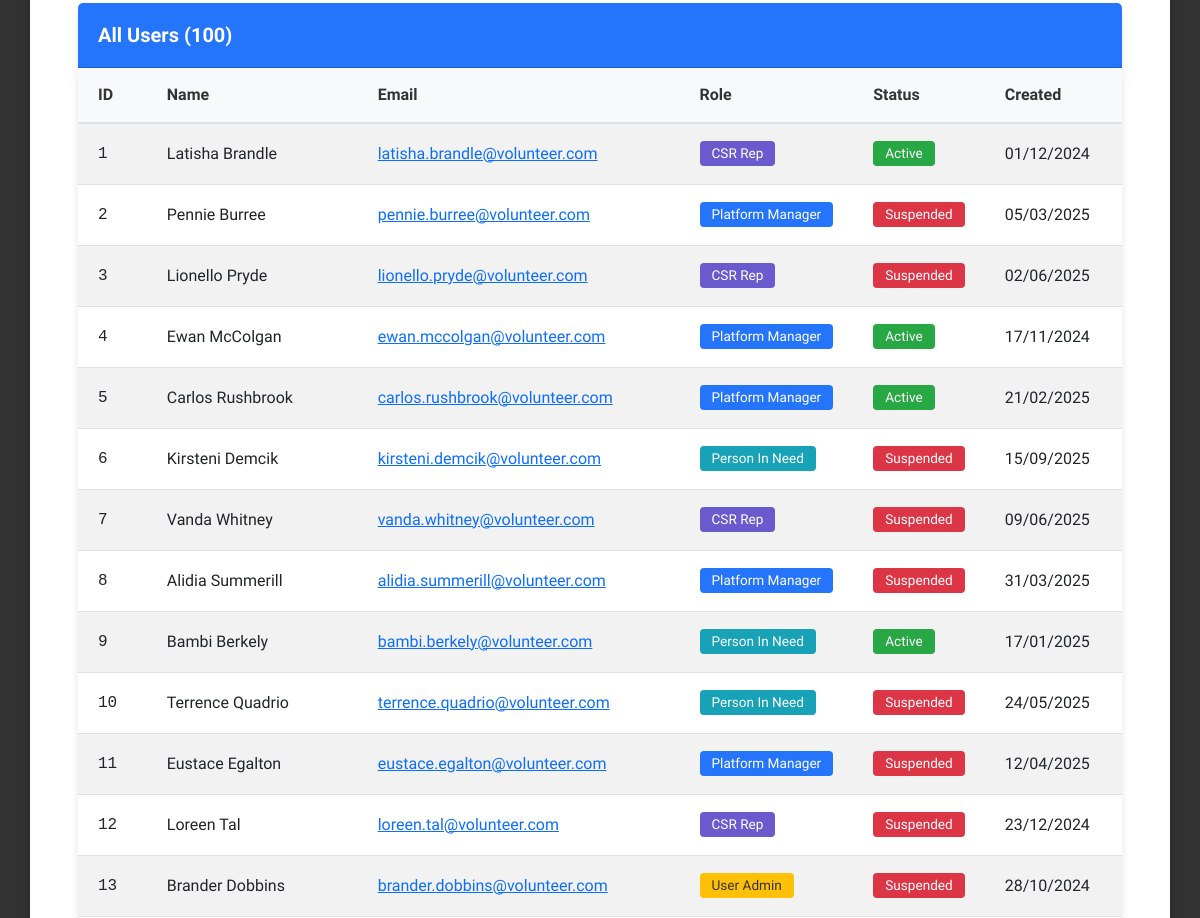
The page /ViewUserAccountPage (signed in, middle part) on the database as committed earlier.
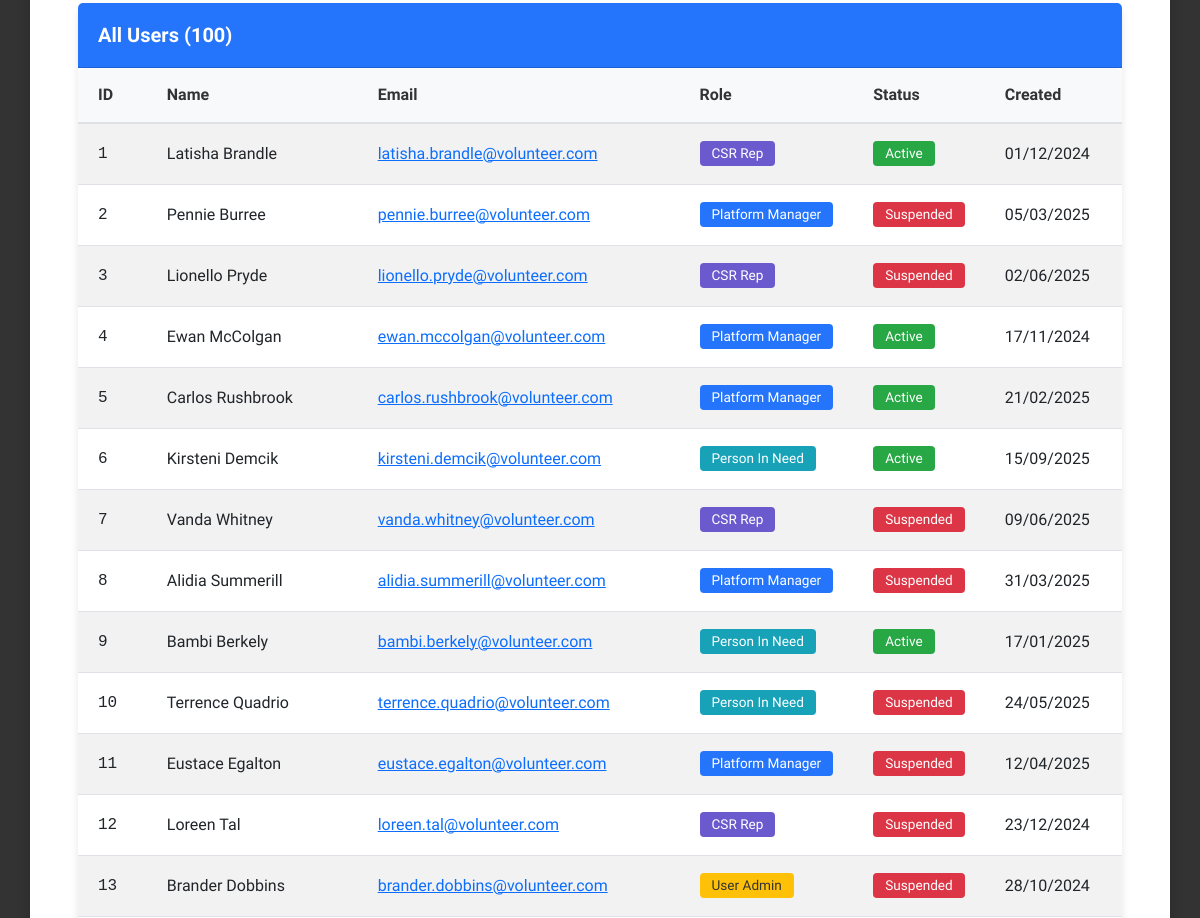
The same page on the database as committed later.
### tables this page shows
CREATE TABLE user (
	user_id INTEGER PRIMARY KEY AUTOINCREMENT,
	role_id INT,
	first_name VARCHAR(50),
	last_name VARCHAR(50),
	email VARCHAR(50) UNIQUE,
	password TEXT,
	address VARCHAR(50),
	phone INT,
	is_active boolean,
	created_at DATE,
	FOREIGN KEY (role_id) REFERENCES userprofile(role_id)
);

### app.py (the view)
@app.route("/ViewUserAccountPage", methods=["GET"])
def viewUserAccountPage():
    if 'email' not in session:
        return redirect(url_for('login'))
    if session['role_id'] != 1 and 'email' in session:
        return redirect(url_for('login'))
    user_keyword = (request.args.get('user_keyword') or "").strip()   # ← read the search text
    view_controller = ViewUserAccController()
    search_controller = SearchUserAccController()
    if not user_keyword:
        all_users = view_controller.viewUser()
    else:
        all_users = search_controller.searchUser(user_keyword)
    return render_template("useradmin/ViewUserAccountPage.html", users=all_users, user_keyword=user_keyword)

### controllers/useradmin/ViewUserAccController.py (called while the page is built)
    def viewUser(self):
        return self.user_account.viewUser()

### database/database_management.py (called while the page is built)
def dbConnection():
    return sqlite3.connect("database/volunteer_system.db")

### entities/UserAccount.py (called while the page is built)
    def viewUser(self):
        conn = database_management.dbConnection()
        conn.row_factory = sqlite3.Row
        cursor = conn.cursor()
        cursor.execute("SELECT * FROM user")
        rows = cursor.fetchall()
        conn.close()
        return [UserAccount(**dict(row)) for row in rows] if rows else []

### templates/useradmin/ViewUserAccountPage.html (shortened to what this page needs)
{% extends "layout.html" %}
{% block content %}
<div class="dashboard-wrapper">
    {% if not users %}
      <div class="alert alert-warning text-center mt-5" role="alert">
        No users found matching your search.
      </div>
    {% else %}
    <div class="card">
      <div class="card-header d-flex justify-content-between align-items-center">
        <h5 class="m-0">All Users ({{ users|length }})</h5>
      </div>
      <div class="card-body p-0">
        <div class="table-responsive">
          <table class="table table-striped table-hover m-0 align-middle">
            <thead class="table-light">
              <tr>
                <th style="width: 80px;">ID</th>
                <th>Name</th>
                <th>Email</th>
                <th style="width: 160px;">Role</th>
                <th style="width: 120px;">Status</th>
                <th style="width: 160px;">Created</th>
                <th style="width: 100px;">Actions</th>
              </tr>
            </thead>
            <tbody>
              {% for user in users %}
              <tr>
                <td class="text-monospace">{{ user.user_id }}</td>
                <td>{{ user.first_name }} {{ user.last_name }}</td>
                <td><a href="mailto:{{ user.email }}">{{ user.email }}</a></td>
                <td>
                  {% if user.role_id == 1 %}
                    <span class="badge bg-user-admin">User Admin</span>
                  {% elif user.role_id == 2 %}
                    <span class="badge bg-platform-manager">Platform Manager</span>
                  {% elif user.role_id == 3 %}
                    <span class="badge bg-pin">Person In Need</span>
                  {% elif user.role_id == 4 %}
                    <span class="badge bg-csr-rep">CSR Rep</span>
                  {% endif %}
                </td>
                <td>
                  {% if user.is_active == 1 %}
                    <span class="badge bg-active">Active</span>
                  {% else %}
                    <span class="badge bg-suspended">Suspended</span>
                  {% endif %}
                </td>
                <td>{{ user.created_at }}</td>
                <td>
                </td>
              </tr>
              {% endfor %}
            </tbody>
          </table>
        </div>
      </div>
    </div>
    {% endif %}
  </div>
{% endblock %}

Rows that differ between the two databases and show on the page:
changed user "Kirsteni": is_active "Suspended" → "Active"
